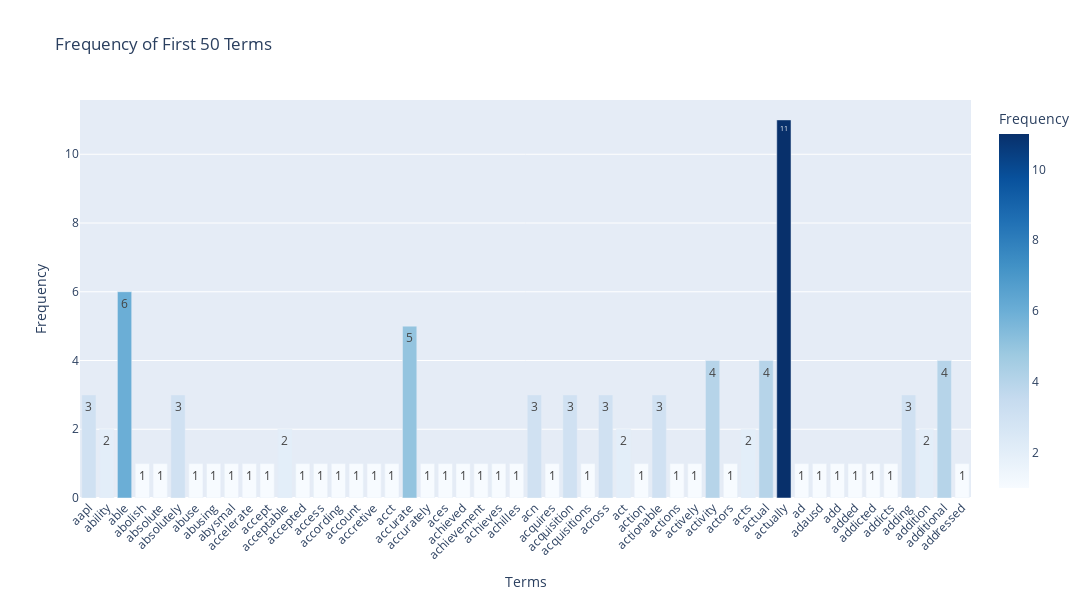

Here is the notebook cell this chart was saved with:
### Markdown cell above
Exercise 12

### Code cell
# Answer here
import plotly.express as px

first_term = 50
term_frequencies = np.asarray(df_counts.sum(axis=0))[0]


df_terms = pd.DataFrame({
    'Term': count_vect.get_feature_names_out()[:first_term],
    'Frequency': term_frequencies[:first_term]
})

# Create interactive bar chart
fig = px.bar(
    df_terms,
    x='Term',
    y='Frequency',
    title=f'Frequency of First {first_term} Terms',
    labels={'Term': 'Terms', 'Frequency': 'Frequency'},
    color='Frequency',               
    color_continuous_scale='Blues',
    text='Frequency'    
)

# Improve layout for readability
fig.update_layout(
    xaxis_tickangle=-45,           # slightly rotated for readability
    height=600,                     # taller for more space
    width=1200,                     # wider for many bars
    showlegend=False                # optional: hide legend if not needed
)

# Optional: Add hover info
fig.update_traces(
    hovertemplate="<b>%{x}</b><br>Frequency: %{y}<extra></extra>"
)

fig.show()

### Figure 1 — Plotly figure (JSON) as saved in the notebook; plotly's stock layout.template omitted (floating-point values rounded to 4 significant figures)
{"data": [{"hovertemplate": "<b>%{x}</b><br>Frequency: %{y}<extra></extra>", "legendgroup": "", "marker": {"color": [3, 2, 6, 1, 1, 3, 1, 1, 1, 1, 1, 2, 1, 1, 1, 1, 1, 1, 5, 1, 1, 1, 1, 1, 1, 3, 1, 3, 1, 3, 2, 1, 3, 1, 1, 4, 1, 2, 4, 11, 1, 1, 1, 1, 1, 1, 3, 2, 4, 1], "coloraxis": "coloraxis", "pattern": {"shape": ""}}, "name": "", "orientation": "v", "showlegend": false, "text": [3.0, 2.0, 6.0, 1.0, 1.0, 3.0, 1.0, 1.0, 1.0, 1.0, 1.0, 2.0, 1.0, 1.0, 1.0, 1.0, 1.0, 1.0, 5.0, 1.0, 1.0, 1.0, 1.0, 1.0, 1.0, 3.0, 1.0, 3.0, 1.0, 3.0, 2.0, 1.0, 3.0, 1.0, 1.0, 4.0, 1.0, 2.0, 4.0, 11.0, 1.0, 1.0, 1.0, 1.0, 1.0, 1.0, 3.0, 2.0, 4.0, 1.0], "textposition": "auto", "type": "bar", "x": ["aapl", "ability", "able", "abolish", "absolute", "absolutely", "abuse", "abusing", "abysmal", "accelerate", "accept", "acceptable", "accepted", "access", "according", "account", "accretive", "acct", "accurate", "accurately", "aces", "achieved", "achievement", "achieves", "achilles", "acn", "acquires", "acquisition", "acquisitions", "across", "act", "action", "actionable", "actions", "actively", "activity", "actors", "acts", "actual", "actually", "ad", "adausd", "add", "added", "addicted", "addicts", "adding", "addition", "additional", "addressed"], "xaxis": "x", "y": [3, 2, 6, 1, 1, 3, 1, 1, 1, 1, 1, 2, 1, 1, 1, 1, 1, 1, 5, 1, 1, 1, 1, 1, 1, 3, 1, 3, 1, 3, 2, 1, 3, 1, 1, 4, 1, 2, 4, 11, 1, 1, 1, 1, 1, 1, 3, 2, 4, 1], "yaxis": "y"}], "layout": {"barmode": "relative", "coloraxis": {"colorbar": {"title": {"text": "Frequency"}}, "colorscale": [[0, "rgb(247,251,255)"], [0.125, "rgb(222,235,247)"], [0.25, "rgb(198,219,239)"], [0.375, "rgb(158,202,225)"], [0.5, "rgb(107,174,214)"], [0.625, "rgb(66,146,198)"], [0.75, "rgb(33,113,181)"], [0.875, "rgb(8,81,156)"], [1, "rgb(8,48,107)"]]}, "height": 600, "legend": {"tracegroupgap": 0}, "showlegend": false, "title": {"text": "Frequency of First 50 Terms"}, "width": 1200, "xaxis": {"anchor": "y", "domain": [0, 1], "tickangle": -45, "title": {"text": "Terms"}}, "yaxis": {"anchor": "x", "domain": [0, 1], "title": {"text": "Frequency"}}}}
